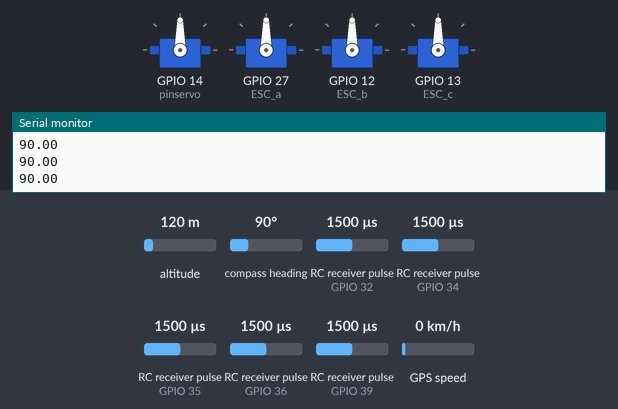
Bench run of a sketch on a simulated ESP32. On the bench: 4 × servo, the last lines printed to the serial monitor. Wiring (inferred from the names in the program): 5 × RC receiver channel: data GPIO 32 / data GPIO 35 / data GPIO 36 / data GPIO 39 / data GPIO 34. The inputs (shaded band) are chosen by the test bench; at power-on: RC receiver pulse (sensors on GPIO 36, GPIO 39, GPIO 32, GPIO 34, GPIO 35) 1500 µs, compass heading 90°, altitude 120 m, GPS speed 0 km/h. The GPS gets a fix after 3 s at 37.7749, -122.4194 with 8 satellites.

Above: at 1.7 s.
1.8 s: RC receiver pulse (sensor on GPIO 36) set to 1512 µs
At 3.4 s:
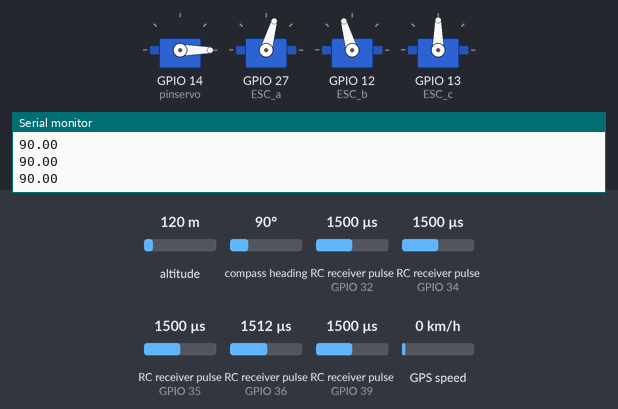
5.9 s: compass heading set to 7°
At 7.3 s:
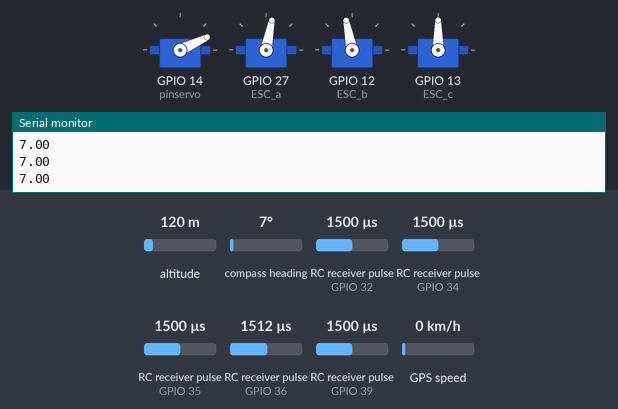
9.4 s: RC receiver pulse (sensor on GPIO 39) set to 1250 µs
13.1 s: compass heading set to 180°
At 15.3 s:
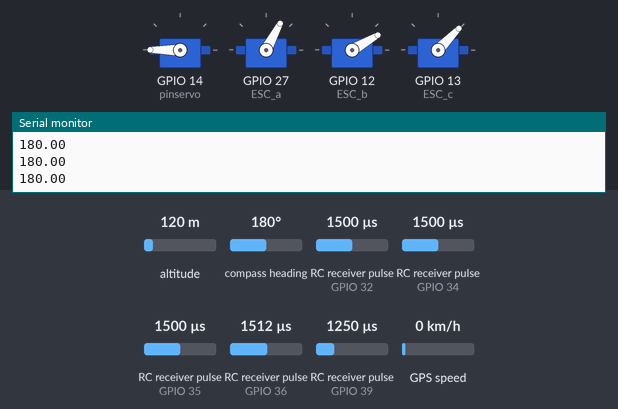
16.6 s: RC receiver pulse (sensor on GPIO 39) set to 1020 µs
20.7 s: compass heading set to 248°
24.2 s: compass heading set to 255°
At 25.3 s:
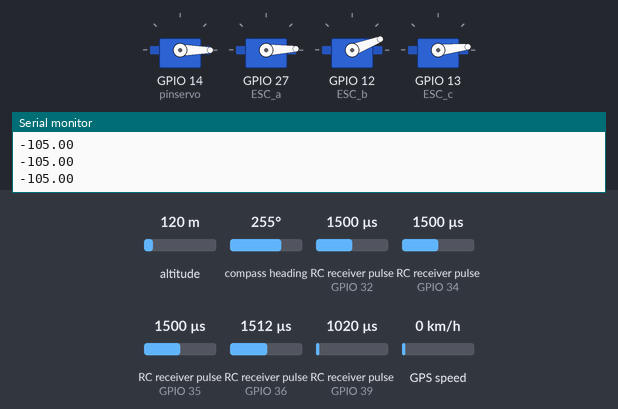
Timing chart, 0 to 28.7 s (numbered marks = the images above; inputs shaded):
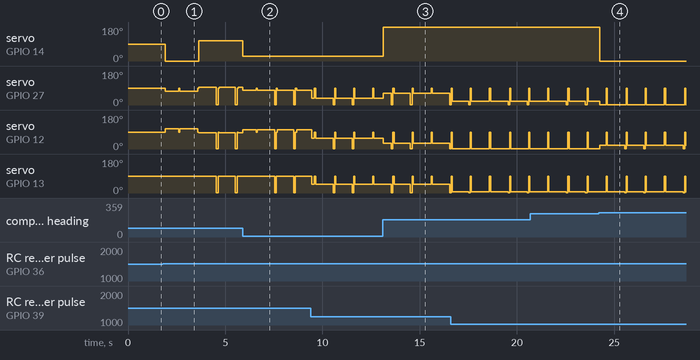

The sketch:

tigameterradius.ino
```cpp
#include <PID_v1.h>
#include <Arduino.h>
#include "esp_task_wdt.h"
#include <TinyGPS++.h>
#include <SoftwareSerial.h>
#include <Wire.h>
#include <QMC5883LCompass.h>
#include <ESP32Servo.h>

const int in_ch1 = 36; // switch auto manual
const int in_ch2 = 39; // speed manual
const int in_ch3 = 34; // belok manual
const int in_ch4 = 35; // log gps
const int in_ch5 = 32; // +log
const int in_ch6 = 33;
const int in_ch7 = 26;

int loggps;

Servo myservo;
const int pinservo = 14;
const int posisi = 90;

Servo ESC_a;
Servo ESC_b;
Servo ESC_c;

int sw_auto;
int set_target;

static const uint32_t GPSBaud = 9600;

TinyGPSPlus gps;
TinyGPSPlus gps2;

double currentLat;
double currentLng;
double currentHeading;
double targetBearing;

SoftwareSerial g(18, 19);
SoftwareSerial g2(17, 16);

QMC5883LCompass compass;

double setpoint, input, output;
double Kp = 1.0, Ki = 0.0, Kd = 0.0;
PID myPID(&input, &output, &setpoint, Kp, Ki, Kd, DIRECT);

struct Target {
  double latitude;
  double longitude;
};

Target targets[] = {
  { -7.774178, 110.393027},
  { -7.776804, 110.385661}
};

int currentTargetIndex = 0;
const double targetRadius = 3.0; // Radius in meters to consider the target reached

bool logPrinted = false; // State variable to track if the log has been printed

void setup() {
  Serial.begin(115200);
  g.begin(GPSBaud);
  g2.begin(GPSBaud);
  myservo.attach(pinservo);
  myservo.write(posisi);

  // Compass setup
  compass.init();
  compass.setMode(0x01, 0x0C, 0x00, 0x00);
  compass.setSmoothing(5, true);
  compass.setCalibrationOffsets(-28.00, 6.00, 0.00);
  compass.setCalibrationScales(1.00, 1.00, 1.00);

  // PID setup
  setpoint = 0;
  myPID.SetMode(AUTOMATIC);
  myPID.SetOutputLimits(-90, 90);

  // Pin setup
  pinMode(in_ch1, INPUT);
  pinMode(in_ch2, INPUT);
  pinMode(in_ch3, INPUT);
  pinMode(in_ch4, INPUT);
  pinMode(in_ch5, INPUT);
  pinMode(in_ch6, INPUT);
  pinMode(in_ch7, INPUT);

  delay(500);

  ESC_a.attach(27, 988, 2011);
  ESC_b.attach(12, 988, 2011);
  ESC_c.attach(13, 988, 2011);

  xTaskCreatePinnedToCore(
    gpsCompassTask, // Task function
    "GPSCompassTask", // Name of the task
    10000, // Stack size in words
    NULL, // Task input parameter
    1, // Priority of the task
    NULL, // Task handle
    1 // Core where the task should run
  );
}

void loop() {
  sw_auto = pulseIn(in_ch1, HIGH);
  set_target = pulseIn(in_ch4, HIGH);
  loggps = pulseIn(in_ch5, HIGH);
  int inputSpeed = pulseIn(in_ch2, HIGH);
  int baseSpeed = map(inputSpeed, 1000, 2000, 1000, 2000);

  // Set the target based on the value of set_target
  if (set_target > 1800) {
    currentTargetIndex = 0; // First target
    Serial.println(currentHeading);
  } else if (set_target < 1300) {
    if (loggps > 1500 && !logPrinted) {
      Serial.print(currentLat , 45);
      Serial.print(",");
      Serial.print(currentLng, 45);
      Serial.println(",");
      logPrinted = true; // Mark as printed
    } else if (loggps < 1500) {
      logPrinted = false; // Reset the state when loggps drops below 1500
    }
  } else {
    currentTargetIndex = 1; // Second target
    Serial.println(currentHeading);
  }

  if (sw_auto > 1500) { // Assuming a threshold for auto mode
    // Check if the current position is close enough to the target
    double distanceToTarget = calculateDistance(currentLat, currentLng, targets[currentTargetIndex].latitude, targets[currentTargetIndex].longitude);
    if (distanceToTarget < targetRadius) {
      // Move to the next target
      Serial.println("Sampai titik");
      currentTargetIndex++;
      if (currentTargetIndex >= sizeof(targets) / sizeof(targets[0])) {
        Serial.println("Finish");
      }
    }

    // Normalize the heading to 0-360 degrees
    if (currentHeading < 0) {
      currentHeading += 360;
    } else if (currentHeading >= 360) {
      currentHeading -= 360;
    }

    currentHeading = map(currentHeading, 0, 360, 360, 0);
    input = currentHeading - targetBearing;

    if (input < -180) input += 360;
    if (input > 180) input -= 360;

    myPID.Compute();

    // Adjust thruster speeds based on PID output
//    int baseSpeed = 1500; // Base speed for the thrusters
    int thrusterA = baseSpeed + output;
    int thrusterB = baseSpeed - output;
    int thrusterC = baseSpeed; // Adjust as needed

    // Constrain the thruster signals to be within the valid range
    thrusterA = constrain(thrusterA, 1000, 2000);
    thrusterB = constrain(thrusterB, 1000, 2000);
    thrusterC = constrain(thrusterC, 1000, 2000);

    // Write the thruster signals
    ESC_a.writeMicroseconds(thrusterA);
    ESC_b.writeMicroseconds(thrusterB);
    ESC_c.writeMicroseconds(thrusterC);

    myservo.write(posisi + output);
  } else {
    Manual();
  }
}

void Manual() {
  int inputSpeed = pulseIn(in_ch2, HIGH);
  int inputServo = pulseIn(in_ch3, HIGH);

  // Map the input values to thruster control signals
  int speed = map(inputSpeed, 1000, 2000, 1000, 2000); // Adjust the range as needed
  int turn = map(inputServo, 1000, 2000, 1000, 2000); // Adjust the range as needed

  // Calculate the thruster signals
  // int thrusterA = 1500 + speed + turn;
  // int thrusterB = 1500 + speed - turn;
  // int thrusterC = 1500 - speed;
  int thrusterA = 1500;
  int thrusterB = 1500;
  int thrusterC = 1500;

  // Constrain the thruster signals to be within the valid range
  thrusterA = constrain(thrusterA, 1000, 2000);
  thrusterB = constrain(thrusterB, 1000, 2000);
  thrusterC = constrain(thrusterC, 1000, 2000);

  // Write the thruster signals
  ESC_a.writeMicroseconds(thrusterA);
  ESC_b.writeMicroseconds(thrusterB);
  ESC_c.writeMicroseconds(thrusterC);
}

void gpsCompassTask(void *pvParameters) {
  while (true) {
    while (g.available() > 0) {
      gps.encode(g.read());
    }
    while (g2.available() > 0) {
      gps2.encode(g2.read());
    }
    if (gps.location.isUpdated()) {
      currentLat = gps.location.lat();
      currentLng = gps.location.lng();
    }
    targetBearing = calculateBearing(currentLat, currentLng, targets[currentTargetIndex].latitude, targets[currentTargetIndex].longitude);
    compass.read();
    currentHeading = compass.getAzimuth();

    // Add a delay to avoid overwhelming the CPU
    vTaskDelay(10 / portTICK_PERIOD_MS);
  }
}

double calculateBearing(double lat1, double lng1, double lat2, double lng2) {
  double dLon = radians(lng2 - lng1);
  double y = sin(dLon) * cos(radians(lat2));
  double x = cos(radians(lat1)) * sin(radians(lat2)) - sin(radians(lat1)) * cos(radians(lat2)) * cos(dLon);
  double brng = atan2(y, x);
  brng = degrees(brng);
  brng = fmod((brng + 360), 360); // Ensure bearing is within 0-359 degrees
  return brng;
}

double calculateDistance(double lat1, double lng1, double lat2, double lng2) {
  const double R = 6371000; // Radius of the Earth in meters
  double dLat = radians(lat2 - lat1);
  double dLng = radians(lng2 - lng1);
  double a = sin(dLat / 2) * sin(dLat / 2) +
             cos(radians(lat1)) * cos(radians(lat2)) *
             sin(dLng / 2) * sin(dLng / 2);
  double c = 2 * atan2(sqrt(a), sqrt(1 - a));
  double distance = R * c;
  return distance;
}
```

Measured:
- the behaviour switches between 1500 and 1501 µs on RC receiver pulse (sensor on GPIO 36) (found by bisection; images 0 and 1)
- the behaviour switches between 251 and 252° on compass heading (found by bisection; images 3 and 4)
- after the input at 1.8 s, servo on GPIO 14 (pinservo): 90° → 0° after 0.11 s, → 108° 1.7 s later; servo on GPIO 13 (ESC_c): alternates 90° for 0.90 s and 2° for 0.08 s, starting after 2.7 s
- after the input at 5.9 s, servo on GPIO 14 (pinservo): 108° → 25° at once
- after the input at 13.1 s, servo on GPIO 14 (pinservo): 25° → 180° at once
- after the input at 24.2 s, servo on GPIO 14 (pinservo): 180° → 0° after 0.07 s
- by itself, servo on GPIO 27 (ESC_a): repeats every 1.0 s: 90° 0.06 s, 2° 0.98 s
